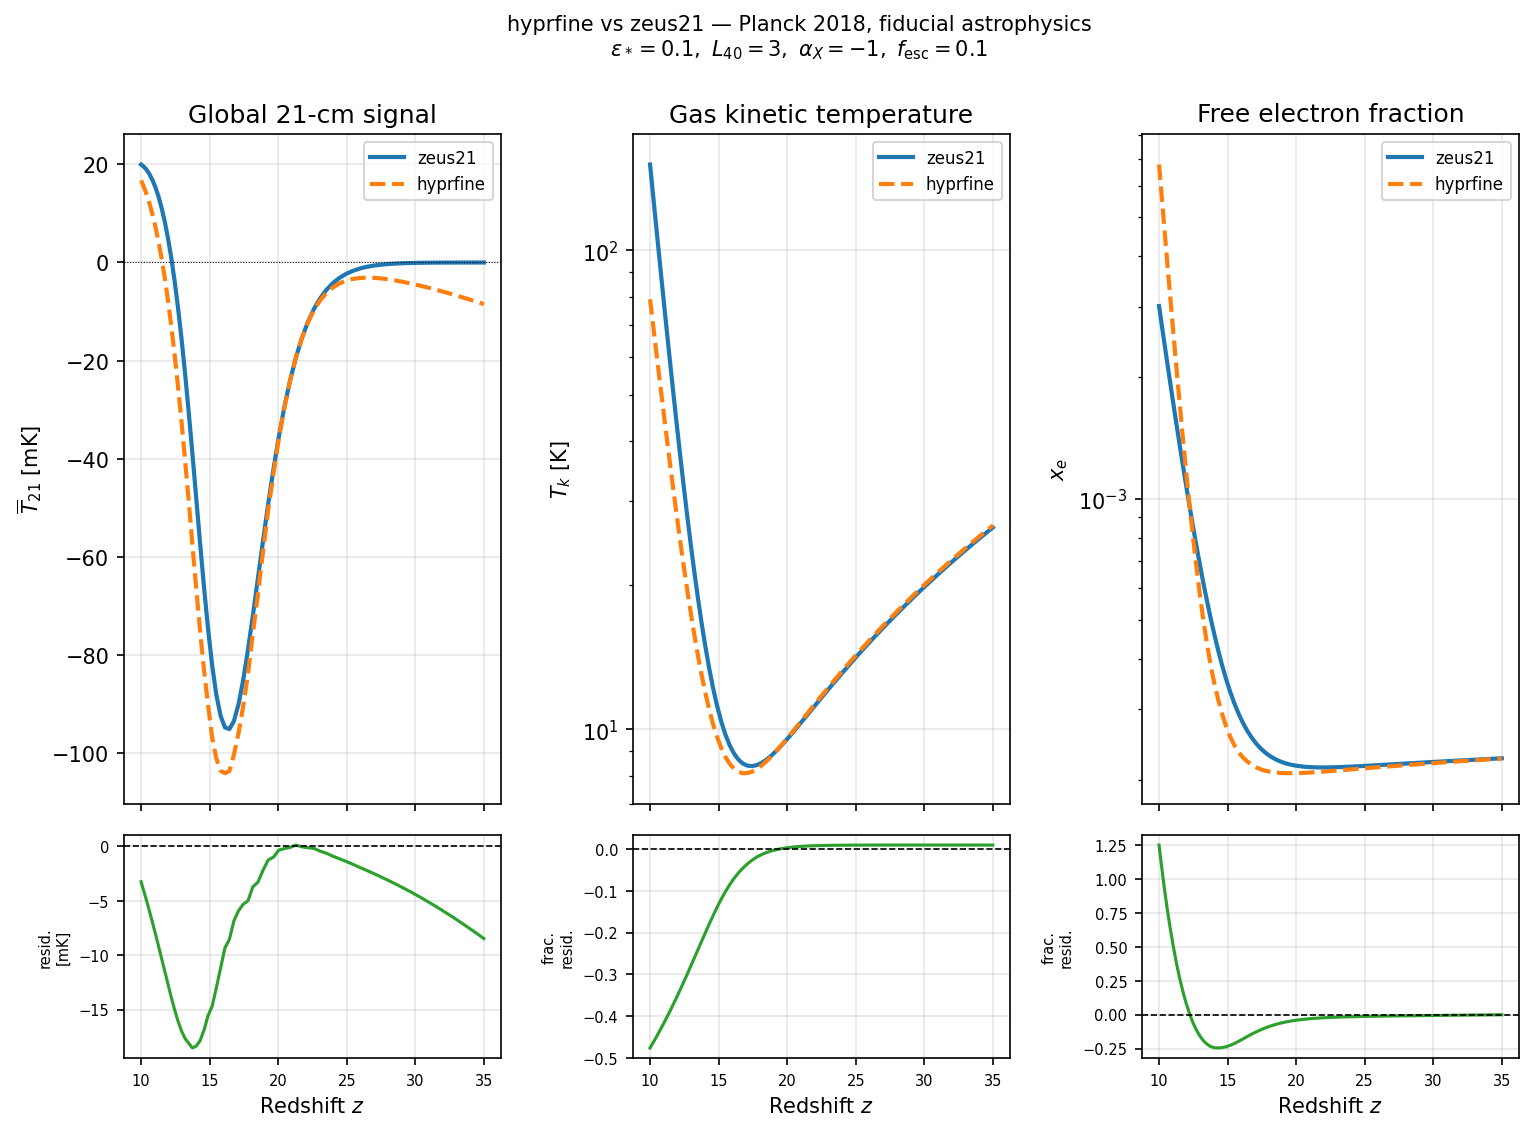

Write the Python code that produced this figure.
"""Compare the hyprfine and zeus21 global 21-cm signals.

Runs both codes with identical parameters and plots T21, Tk, and xe with
fractional residual panels.

Run with:
    python bin/compare_signal.py
"""

from jax import config

config.update("jax_enable_x64", True)

import sys
from pathlib import Path

sys.path.insert(0, str(Path(__file__).resolve().parent.parent))

import jax.numpy as jnp
import matplotlib.gridspec as gridspec
import matplotlib.pyplot as plt
import numpy as np
import zeus21

from hyprfine.analytic.main import generate_signal
from hyprfine.parameters import astrophysics, cosmology

# ── Shared fiducial parameters ───────────────────────────────────────────────

h = 0.6781
H0 = h * 100.0
omegab = 0.0223828
omegac = 0.1201075
Omega_b = omegab / h**2
Omega_c = omegac / h**2
Y_He = 0.245
ns = 0.9660499
As = 2.100549e-09
ln1010As = float(np.log(As * 1e10))

epsilon = 0.1
alpha_star = 0.5
beta_star = -0.5
M_pivot = 3e11
L40 = 3.0
alpha_x = -1.0
E0_keV = 0.5
N_alpha = 9690
alpha_low = 0.14
alpha_high = -8.0
f_esc = 0.1
N_ion = 5000.0

# ── zeus21 ───────────────────────────────────────────────────────────────────

print("Running zeus21 …")
user_params = zeus21.User_Parameters()
cosmo_input = zeus21.Cosmo_Parameters_Input(
    omegab=omegab,
    omegac=omegac,
    h_fid=h,
    As=As,
    ns=ns,
)
CosmoParams, ClassyCosmo, CorrFClass, HMFintclass = zeus21.cosmo_wrapper(
    user_params, cosmo_input
)
astro_params = zeus21.Astro_Parameters(
    user_params,
    CosmoParams,
    alphastar=alpha_star,
    betastar=beta_star,
    epsstar=epsilon,
    Mc=M_pivot,
    L40_xray=L40,
    E0_xray=E0_keV * 1000,
    alpha_xray=alpha_x,
    Nalpha_lyA_II=N_alpha,
    USE_POPIII=False,
    USE_LW_FEEDBACK=False,
)
T21c = zeus21.get_T21_coefficients(
    user_params,
    CosmoParams,
    ClassyCosmo,
    astro_params,
    HMFintclass,
    zmin=10.0,
)
z_z21 = T21c.zintegral
T21_z21 = T21c.T21avg
Tk_z21 = T21c.Tk_avg
xe_z21 = T21c.xe_avg
print(f"  done — z = {z_z21.min():.1f}–{z_z21.max():.1f}")

# ── hyprfine ─────────────────────────────────────────────────────────────────

print("Running hyprfine …")
cosmo = cosmology(
    H0=H0,
    Omega_b=Omega_b,
    Omega_c=Omega_c,
    Y_He=Y_He,
    ns=ns,
    ln1010As=ln1010As,
)
astro = astrophysics(
    epsilon=epsilon,
    alpha_star=alpha_star,
    beta_star=beta_star,
    M_pivot=M_pivot,
    L40=L40,
    alpha_x=alpha_x,
    nu_0=E0_keV,
    alpha_low=alpha_low,
    alpha_high=alpha_high,
    N_alpha=N_alpha,
    f_esc=f_esc,
    N_ion=N_ion,
)

f_grid = jnp.array(1420.4 / (z_z21[::-1] + 1))
T21_hypr, xe_hypr, Tk_hypr = generate_signal(f_grid, cosmo, astro)

T21_hypr = np.array(T21_hypr)[::-1]
xe_hypr = np.array(xe_hypr)[::-1]
Tk_hypr = np.array(Tk_hypr)[::-1]
print("  done.")

# ── Plot ─────────────────────────────────────────────────────────────────────

fig = plt.figure(figsize=(12, 8))
outer = gridspec.GridSpec(1, 3, figure=fig, wspace=0.35)
gs = [
    gridspec.GridSpecFromSubplotSpec(
        2,
        1,
        subplot_spec=outer[i],
        height_ratios=[3, 1],
        hspace=0.07,
    )
    for i in range(3)
]

kw_z21 = dict(color="tab:blue", lw=2, label="zeus21")
kw_hypr = dict(color="tab:orange", lw=2, ls="--", label="hyprfine")
kw_res = dict(color="tab:green", lw=1.5)


def style_res(ax, ylabel):
    ax.axhline(0, color="k", lw=0.8, ls="--")
    ax.set_ylabel(ylabel, fontsize=7)
    ax.set_xlabel("Redshift $z$")
    ax.grid(alpha=0.3)
    ax.tick_params(labelsize=7)


# ── T21 ──────────────────────────────────────────────────────────────────────
ax = fig.add_subplot(gs[0][0])
axr = fig.add_subplot(gs[0][1], sharex=ax)
ax.plot(z_z21, T21_z21, **kw_z21)
ax.plot(z_z21, T21_hypr, **kw_hypr)
ax.axhline(0, color="k", lw=0.5, ls=":")
ax.set_ylabel(r"$\overline{T}_{21}$ [mK]")
ax.set_title("Global 21-cm signal")
ax.legend(fontsize=8)
ax.grid(alpha=0.3)
plt.setp(ax.get_xticklabels(), visible=False)
axr.plot(z_z21, T21_hypr - T21_z21, **kw_res)
style_res(axr, "resid.\n[mK]")

# ── Tk ───────────────────────────────────────────────────────────────────────
ax = fig.add_subplot(gs[1][0])
axr = fig.add_subplot(gs[1][1], sharex=ax)
ax.semilogy(z_z21, Tk_z21, **kw_z21)
ax.semilogy(z_z21, Tk_hypr, **kw_hypr)
ax.set_ylabel(r"$T_k$ [K]")
ax.set_title("Gas kinetic temperature")
ax.legend(fontsize=8)
ax.grid(alpha=0.3)
plt.setp(ax.get_xticklabels(), visible=False)
axr.plot(z_z21, Tk_hypr / Tk_z21 - 1, **kw_res)
style_res(axr, "frac.\nresid.")

# ── xe ───────────────────────────────────────────────────────────────────────
ax = fig.add_subplot(gs[2][0])
axr = fig.add_subplot(gs[2][1], sharex=ax)
ax.semilogy(z_z21, xe_z21, **kw_z21)
ax.semilogy(z_z21, xe_hypr, **kw_hypr)
ax.set_ylabel(r"$x_e$")
ax.set_title("Free electron fraction")
ax.legend(fontsize=8)
ax.grid(alpha=0.3)
plt.setp(ax.get_xticklabels(), visible=False)
axr.plot(z_z21, xe_hypr / xe_z21 - 1, **kw_res)
style_res(axr, "frac.\nresid.")

fig.suptitle(
    "hyprfine vs zeus21 — Planck 2018, fiducial astrophysics\n"
    r"$\epsilon_*=0.1,\ L_{40}=3,\ \alpha_X=-1,\ f_{\rm esc}=0.1$",
    fontsize=10,
)

out = "compare_signal.png"
plt.savefig('bin/' + out, dpi=150, bbox_inches="tight")
print(f"Saved {out}")
plt.show()
